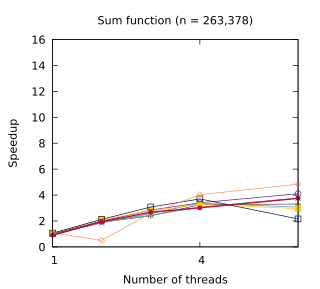

Generate this figure with gnuplot:
set title "Sum function (n = 263,378)"
set terminal pdf size 3.2,2.9
set output "./results/Sum_function_n___263,378.pdf"
set key off
set xrange [1:6]
set xtics (1, 4)
set xlabel "Number of threads"
set yrange [0:16]
set ylabel "Speedup"
plot './results/Sum_function_n___263,378.dat' using 1:2 title "Rayon" pointsize 0.7 lw 1 pt 1 linecolor rgb "#6E3B23" with linespoints, \
  './results/Sum_function_n___263,378.dat' using 1:3 title "Static" pointsize 0.7 lw 1 pt 2 linecolor rgb "#5287C6" with linespoints, \
  './results/Sum_function_n___263,378.dat' using 1:4 title "Static (pinned)" pointsize 0.7 lw 1 pt 3 linecolor rgb "#24A793" with linespoints, \
  './results/Sum_function_n___263,378.dat' using 1:5 title "Work stealing" pointsize 0.7 lw 1 pt 6 linecolor rgb "#5B2182" with linespoints, \
  './results/Sum_function_n___263,378.dat' using 1:6 title "OpenMP (static)" pointsize 0.7 lw 1 pt 5 linecolor rgb "#FFCD00" with linespoints, \
  './results/Sum_function_n___263,378.dat' using 1:7 title "OpenMP (dynamic)" pointsize 0.7 lw 1 pt 4 linecolor rgb "#001240" with linespoints, \
  './results/Sum_function_n___263,378.dat' using 1:8 title "OpenMP (taskloop)" pointsize 0.7 lw 1 pt 12 linecolor rgb "#F3965E" with linespoints, \
  './results/Sum_function_n___263,378.dat' using 1:9 title "Multi-atomics" pointsize 0.7 lw 1 pt 1 linecolor rgb "#6E3B23" with linespoints, \
  './results/Sum_function_n___263,378.dat' using 1:10 title "Work assisting" pointsize 0.4 lw 2 pt 7 linecolor rgb "#C00A35" with linespoints
